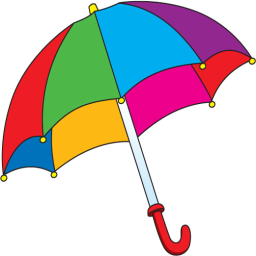
#> input picture lab12/umbrella.png, 256 x 256 px
$ jupyter execute 12_dbugajny_HW.ipynb
#> lines starting #> are read from the running program, lines starting #| are printed output that depends on the picture; after the words box and inside, x2 and y2 are one past the last pixel; in counts of white or black regions, pixels touching at a corner belong together
## Zadanie domowe: Segmentacja przez podział i łączenie

Omówioną procedurę segmentacji przez rozrost można określić jako podejście z dołu do góry, od szczegółu do ogółu (ang. *bottom-up*) - zaczynamy od pojedynczego piksela i dochodzimy do całego obrazu lub jego fragmentu.
Segmentację można również zacząć od całego obrazka i dokonywać jego podziału na fragmenty, które ew. mogą zostać później połączone.
Takie podejście można określić jako od góry do dołu, od ogółu do szczegółu (ang. *top-down*).

Niech $R$ oznacza cały obraz, a $Q$ wybrany predykat.
Sprawdzamy, czy zachodzi zależność $Q(R)= TRUE$.
Zwykle tak nie jest, gdyż to oznaczałoby obecność na obrazie tylko jednego obszaru o ''spójnych'' właściwościach, czyli segmentacja w takim przypadku byłaby zbędna (w szczególności zachodziłoby to dla obrazu jednorodnego).
Jeśli $Q(R) = FALSE$ dzielimy obszar $R$ na podobszary.
Zwykle stosuje się tutaj podział na cztery jednakowe kwadratowe podobszary.
Zilustrowano to na poniższym rysunku.

Podział ten można również opisać w formie drzewa, gdzie każdy wierzchołek może mieć dokładnie 4 następniki.
W takim ujęciu korzeń to cały obraz.
Dla nowo powstałych podobszrów $R_1, R_2, R_3, R_4$ sprawdzany jest predykat $Q$.
Jeśli nie jest on spełniony to następuje dalszy podział - w przykładzie na $R_{41}, R_{42}, R_{43}, R_{44}$.
Procedurę kontynuujemy do momentu kiedy wszystkie podobszary będą spójne.
Uwaga. Zwykle określa się minimalny rozmiar podobszaru (większy niż 1 piksel np. blok o rozmiarze $8 \times8$).

W wyniku powyższej procedury otrzymujemy podział obrazka, przy czym często się może zdarzyć, że leżące obok siebie podobszary będą spełniać predykat tj. $Q (R_i \cup R_j) = TRUE$ dla sąsiadujących $R_i$ i $R_j$.
Jest to sprzeczne z podpunktem *5* w warunkach segmentacji.
Zjawisko to eliminowane jest w procedurze łączenia.
Dla każdego z podobszarów sprawdza się jego sąsiadów i jeśli spełniony jest warunek $Q (R_i \cup R_j) = TRUE$  to następuje ich połączenie.
Procedura kontynuowana jest do momentu, kiedy niemożliwe jest dalsze łączenie.

Dla metody możliwe są również uproszczenia.
Przykładowo osłabia się warunek na łączenie z $Q (R_i \cup R_j) = TRUE$ na $Q (R_i)= TRUE i Q(R_j) = TRUE$, czyli warunki muszą być spełnione dla każdego podobszaru osobno, ale już nie dla połączenia.

Uwaga. Podobnie jak dla segmentacji przez rozrost, segmentacja przez podział i łączenie to też tylko pewna koncepcja (pewne ramy) algorytmu.
Stworzenie konkretnego rozwiązania jest zadaniem dla osoby realizującej dany system wizyjny i wymaga analizy konkretnego problemu.

Uwaga. Podany poniżej sposób implementacji nie jest ani jedynym z możliwych, ani optymalnym obliczeniowo.
Ma on za zadanie tylko zilustrować koncepcję tej metody segmentacji.

## Realizacja ćwiczenia

1. Wczytaj obraz *umbrella.png*.
   Dokonaj konwersji z BGR do RGB.
   Wyświetl go.
   Załóżmy, że chcemy dokonać segmentacji poszczególnych fragmentów kolorowego parasola.
   Nasz algorytm opierać się będzie na podejściu podziału i łączenia.
   Jako kryterium podziału zastosujemy ''jednorodność'' danego obszaru, którą można opisać poprzez odchylenie standardowe.
   Przy scalaniu będziemy brać pod uwagę średni ocień koloru tj. łączyć podobszary o zbliżonym odcieniu.

2. W pierwszym etapie należy dokonać konwersji do przestrzeni barw HSV.
   Następnie wybrać tylko składową H (tj. barwę).
   Można ją kontrolnie wyświetlić.

3. Procedurę podziału wygodnie jest zrealizować w formie rekurencji.
   Utwórz funkcję np. `split`, która jako argumenty przyjmować będzie obraz oraz cztery współrzędne analizowanego podobszaru.
   W pierwszym kroku należy wyciąć odpowiedni fragment oraz obliczyć dla niego średnią i odchylenie standardowe (`np.mean` oraz `np.std`).

4. Następnie sprawdzamy czy odchylenie jest mniejsze niż zadany przez nas próg (np. 0.05) oraz czy nie osiągnęliśmy limitu podziału (np. bok kwadratu 8 pikseli).
  Oba potrzebne progi możemy zrealizować za pomocą zmiennych globalnych dostępnych w Python (po prostu zadeklarowanych przed funkcją).
  Potrzeby rozmiar kwadratu obliczamy na podstawie współrzędnych (przekazanych do funkcji jako argumenty)

   Uwaga. Użycie zmiennych globalnych jest złą praktyką programistyczną i zachęcamy do ''opakowania'' obliczeń w klasę - nie jest to jednak obowiązkowe.

5. Jeśli podobszar nie jest jednorodny (tj. duże odchylenie standardowe) i nie osiągnęliśmy minimalnego rozmiaru podobszaru to dokonujemy podziału na cztery części.
      Wyznaczamy rozmiar aktualnego podobszaru (na podstawie jego współrzędnych).
      Z ich wykorzystaniem otrzymujemy cztery identyczne podobszary ($I1,I2,I3,I4$).

      Następnie dla każdego z nich wywołujemy funkcję `split` - rekurencja.
      Najtrudniejsze jest odpowiednie podanie współrzędnych.
      Mają to być **rzeczywiste** współrzędne podobszaru we współrzędnych globalnych (obrazu w pełnej rozdzielczości).
      Podpowiedź. Trzeba ''odpowiednio'' wykorzystać współrzędne podobszaru przed podziałem (tj. argumenty funkcji) oraz rozmiar podobszaru.
      Należy zwrócić uwagę na to, aby nie wystąpił błąd przesunięcia o 1 tj. współrzędna była większa/mniejsza o 1 od rzeczywistej.
      W razie wątpliwości warto sobie te parametry wypisać na konsolę lub użyć debugera.

6. Jeśli podobszar jest jednorodny lub nie możemy już dalej prowadzić podziału to:
   - zapisujemy indeks danego podobszaru: ` seg_res[y1:y2, x1:x2] = index`, gdzie: `seg_res` to globalna macierz o rozmiarze takim jak obraz wejściowy (typ *int16*), `y1,y2,x1,x2` to współrzędne podobszaru. W macierzy `seg_res` zapisywane będą obszary jednorodne.
  Zmienna `index` jest globalnym licznikiem podobszarów.
  Powinna zostać zainicjowana wartością 1 przed pierwszym wywołaniem funkcji `split`.
  Następnie, każdorazowo po przypisaniu należy ją inkrementować.
  Uwaga. Aby możliwa była modyfikacja zmiennej globalnej, należy wewnątrz funkcji dodać np. linijkę: `global seg_res`

  - zapisujemy średnią  podobszaru.
    Wykorzystujemy macierz globalną `MRes` oraz kod podobny do opisanego powyżej.
    Wartości te wykorzystamy przy etapie scalania.

  Uwaga. Podany sposób zapisu wyników podziału jest dość nieefektywny.
  Następuje powielenie tej samej informacji.
  Lepszym pomysłem byłoby wykorzystanie podejścia opartego o grafy, jednak jest ono trudniejsze do ''szybkiej'' implementacji.

7. Proszę wyświetlić macierze `seg_res` in `m_res`. Pierwsza powinna pokazywać podział na obszary - mniejsze lub większe kwadraty. Druga zasadniczo powinna wyglądać podobnie jak składowa H, tylko bardziej ''rozmazany''.

1. Drugi etap to łączenie.
   Idea jest nieco zbliżona do segmentacji przez rozrost.
   Wybieramy dany podobszar i analizujemy sąsiednie podobszary
   Jeśli są one podobne to dołączamy je do aktualnie rozpatrywanego.
   Za kryterium podobieństwa przyjmujemy niewielką różnicę w uśrednionym odcieniu barwy (składowa H).

2. Procedurę realizujemy wewnątrz pętli `while`.
   Warunkiem jej stopu jest przekroczenie przez licznik (np. `i`) wartości `index`, co oznacza, że przeanalizowane zostały wszystkie znalezione w pierwszym etapie podobszary.

3. W pierwszym kroku ''wycinamy'' maskę pikseli o rozpatrywanym indeksie tj. `ib = seg_res == i`.
   Dokonujemy też konwersji na typ *uint8*.
   Następnie sprawdzamy, czy maska zawiera elementy niezerowe tj. czy nie jest ''pusta'' - `np.any`.
   Taki przypadek może zajść jeśli pewien podobszar został dołączony do innego i zmienione zostały jego indeksy.
   Dla ''pustej'' maski inkrementujemy licznik `i` i przechodzimy do następnej iteracji - `continue`.

4. Dla rozpatrywanego podobszaru znajdujemy współrzędną lewego górnego rogu.
   Można to zrobić z wykorzystaniem składni: `(y, x) = np.nonzero(ib)` oraz  `first = (y[0], x[0])` - znajdywanie współrzędnych pierwszego niezerowego elementu.

5. Następnie należy znaleźć sąsiadów rozpatrywanego obszaru.
   Można wykorzystać dylatację maski ``ib`` z elementem strukturalnym w postaci kwadratu o rozmiarze $3 \times 3$ - `dil = cv2.dilate(ib, cv2.getStructuringElement(cv2.MORPH_RECT,(3,3)))`
      Następnie od maski po dylatacji odejmujemy maskę oryginalną.
      Otrzymujemy ''ramkę'', którą wykorzystujemy do ''wycięcia'' (mnożenie punktowe) fragmentu z macierzy `seg_res`.
      Z tego fragmentu wybieramy elementy niezerowe (np. w ten sposób `mult_nz = mult[np.nonzero(mult)]`) i unikalne (tj. eliminacja duplikatów) - `mult_uniq = np.unique(mult_nz)`.

6. Mając wektor z indeksami sąsiadów realizujemy pętlę w której dla każdego sąsiada:
    - wycinamy opowiadającą mu maską i znajdujemy jej lewy górny róg - w sposób analogiczny do opisanego powyżej,
	- sprawdzamy, czy moduł z różnicy pomiędzy średnimi odcieniami barwy w dwóch analizowanych podobszarach jest mniejszy od progu (np. $5/255$). Jeśli tak to łączymy obszary tj. sąsiadowi przypisujemy indeks rozpatrywanego  `seg_res[ibs] = i`, gdzie `ibs` - maska podobszaru sąsiedniego.
	Do poprawnego działania konieczna jest jeszcze flaga informująca czy nastąpiło połączenie.
	Jej wartość ustawiamy na 0 przed pętlą po sąsiednich podobszarach.
	Jeśli wystąpiło połączenie to wartość ustawiamy na jeden.

	Po pętli po sąsiadach sprawdzamy flagę.
	Jeśli ma ona wartość 0 tj. nie nastąpiło połączenie obszarów to licznik	`i` jest inkrementowany.

7. Uwaga. Obliczenia mogą chwilę trwać.
   Proszę wyświetlić macierz `seg_res`.
   Jeśli implementacja jest poprawna, to wynik segmentacji powinien być względnie dobry - wszystkie elementy parasolki wyodrębnione.

8. Na koniec zastosujemy jeszcze dwie proste metody filtracji wyników.
   Po pierwsze wyeliminujemy obszary o rozmiarze mniejszym niż zadany (np. 100 pikseli).
   W tym celu wyznaczamy wektor unikalnych indeksów: `unique = np.unique(seg_res)`.
   Następnie implementujemy pętlę `for` po tych indeksach.
   Wewnątrz wycinamy maskę dla rozpatrywanego indeksu i obliczamy jej pole (`sum`).
   Jeśli jest ono mniejsze niż próg to cały podobszar ''zerujemy'' - `seg_res[mask] = 0`, gdzie `mask` - maska podobszaru.

9. W drugim kroku przeprowadzamy przeindeksowanie indeksów na pierwsze N liczb całkowitych.
   Ponownie wyznaczamy unikalne indeksy.
   Następnie w pętli `for` wycinamy maskę o indeksie `U(ii)`, a do wyniku przypisujemy iterator pętli `seg_res[mask] = ii`.

10. Proszę poeksperymentować z różnymi parametrami.
    Wyniki proszę zaprezentować prowadzącemu.

[cell 1]
import os
import cv2
import matplotlib.pyplot as plt
import numpy as np

if not os.path.exists("umbrella.png") :
    !wget https://raw.githubusercontent.com/vision-agh/poc_sw/master/12_Segmentation/umbrella.png --no-check-certificate

img_umbrella = cv2.cvtColor(cv2.imread("umbrella.png"), cv2.COLOR_BGR2RGB)

plt.figure()
plt.imshow(img_umbrella)
plt.xticks([])
plt.yticks([])
plt.show()

[cell 2]
class Segmentation:
    def __init__(self, img, thr_split, thr_merge, min_size):
        self.img = img
        self.thr_split = thr_split
        self.thr_merge = thr_merge
        self.min_size = min_size
        self.seg_res = np.zeros((self.img.shape[0], self.img.shape[1]))
        self.m_res = np.zeros((self.img.shape[0], self.img.shape[1]))
        self.index = 1


    def split(self, wind, x1, x2, y1, y2):
        wind_size = x2 - x1
        std = np.std(wind)
        mean = np.mean(wind)
        if std < self.thr_split or wind_size <= self.min_size:
            self.seg_res[x1:x2, y1:y2] = self.index
            self.index += 1
            self.m_res[x1:x2, y1:y2] = mean
        else:
            self.split(wind[:wind_size//2, :wind_size//2], x1, x1 + wind_size//2, y1, y1 + wind_size//2)
            self.split(wind[:wind_size//2, wind_size//2:], x1, x1 + wind_size//2, y1 + wind_size//2, y2)
            self.split(wind[wind_size//2:, :wind_size//2], x1 + wind_size//2, x2, y1, y1 + wind_size//2)
            self.split(wind[wind_size//2:, wind_size//2:], x1 + wind_size//2, x2,  y1 + wind_size//2, y2)


    def merge(self):
        i = 1
        while i <= self.index:
            ib = (self.seg_res == i).astype('uint8')
            if not ib.any():
                i += 1
                continue
            x, y = np.nonzero(ib)
            f = (y[0], x[0])
            dil = cv2.dilate(ib, cv2.getStructuringElement(cv2.MORPH_RECT,(3,3)))
            frame = np.abs(dil.astype('int16') - ib.astype('int16')).astype('uint8')
            mult = frame * self.seg_res
            mult_nz = mult[np.nonzero(mult)]
            mult_uniq = np.unique(mult_nz)
            con = False
            for neighbour in mult_uniq:
                ibs = neighbour == self.seg_res
                if not ibs.any():
                    continue
                x, y = np.nonzero(ibs)
                f_n = (x[0], y[0])
                if abs(self.m_res[f] - self.m_res[f_n]) < self.thr_merge:
                    self.seg_res[ibs] = i
                    con = True
            if not con:
                i += 1

    def segmentation1(self):
        h, s, v = cv2.split(cv2.cvtColor(self.img, cv2.COLOR_RGB2HSV))
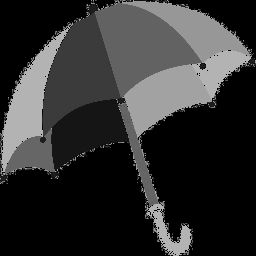
#> h: shape (256, 256); min 0, max 179, mean 48.2
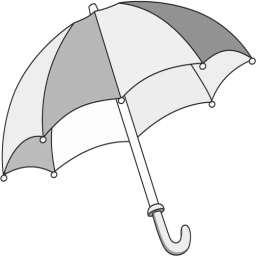
#> v: shape (256, 256); min 36, max 255, mean 233.6
        self.split(h, 0, h.shape[0], 0, h.shape[1])
#> in split, `std = np.std(wind)`: std = 64.71
#> in split, `mean = np.mean(wind)`: mean = 48.16
#> call 2 of split, with x1 = 0, x2 = 128, y1 = 0, y2 = 128
#> in split (call 2), `std = np.std(wind)`: std = 59.69
#> in split (call 2), `std = np.std(wind)`:
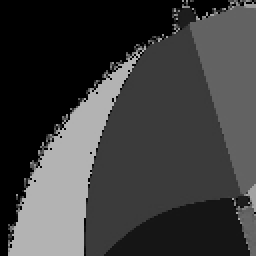
#> wind: shape (128, 128) (shown 2 times larger); min 0, max 179, mean 61.3
#> in split (call 2), `mean = np.mean(wind)`: mean = 61.34
#> in split (call 4), `std = np.std(wind)`: wind: shape (32, 32); every value is 0
#> in split (call 4), `self.m_res[x1:x2, y1:y2] = mean`: self.m_res: shape (256, 256) float64; every value is 0
#> in split (call 12), `std = np.std(wind)`: std = 11.16
#> in split (call 12), `mean = np.mean(wind)`: mean = 1.41
#> in split (call 12), `self.m_res[x1:x2, y1:y2] = mean`:
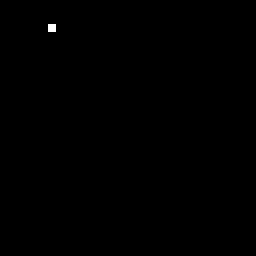
#> self.m_res: shape (256, 256) float64; values 0 (black) and 1.41 (white), 0.1% white; 1 white region, box (x1, y1, x2, y2) and area: (48, 24, 56, 32) 64
#> in split (call 13), `self.m_res[x1:x2, y1:y2] = mean`: self.m_res: shape (256, 256) float64; 0.1% of pixels changed, all inside (x1, y1, x2, y2) = (56, 24, 64, 32)
#> in split (call 22), `self.m_res[x1:x2, y1:y2] = mean`: self.m_res: shape (256, 256) float64; min 0, max 19.8, mean 0.0345
#> in split (call 23), `std = np.std(wind)`: std = 80.74
#> in split (call 23), `std = np.std(wind)`:
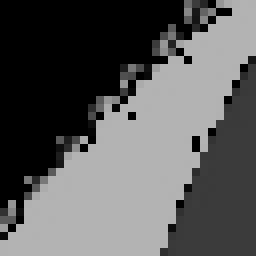
#> wind: shape (32, 32) (shown 8 times larger); min 0, max 179, mean 90.7
#> in split (call 23), `mean = np.mean(wind)`: mean = 90.69
#> in split (call 28), `self.m_res[x1:x2, y1:y2] = mean`: self.m_res: shape (256, 256) float64; min 0, max 39.62, mean 0.1
#> in split (call 30), `self.m_res[x1:x2, y1:y2] = mean`: self.m_res: shape (256, 256) float64; min 0, max 39.62, mean 0.1
#> in split (call 31), `self.m_res[x1:x2, y1:y2] = mean`: self.m_res: shape (256, 256) float64; min 0, max 148.1, mean 0.2
#> in split (call 32), `self.m_res[x1:x2, y1:y2] = mean`: self.m_res: shape (256, 256) float64; min 0, max 158, mean 0.4
#> in split (call 33), `std = np.std(wind)`: std = 64.3
#> in split (call 33), `mean = np.mean(wind)`: mean = 124.9
#> in split (call 33), `self.m_res[x1:x2, y1:y2] = mean`:
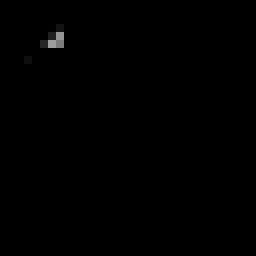
#> self.m_res: shape (256, 256) float64; min 0, max 158, mean 0.5
#> in split (call 35), `self.m_res[x1:x2, y1:y2] = mean`: self.m_res: shape (256, 256) float64; 0.1% of pixels changed, all inside (x1, y1, x2, y2) = (32, 48, 40, 56)
#> in split (call 36), `self.m_res[x1:x2, y1:y2] = mean`: self.m_res: shape (256, 256) float64; min 0, max 158, mean 0.7
#> in split (call 37), `std = np.std(wind)`: std = 63.43
#> in split (call 37), `mean = np.mean(wind)`: mean = 146
#> in split (call 37), `self.m_res[x1:x2, y1:y2] = mean`:
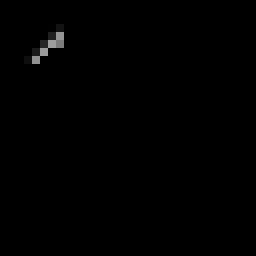
#> self.m_res: shape (256, 256) float64; min 0, max 158, mean 0.8
#> in split (call 38), `self.m_res[x1:x2, y1:y2] = mean`: self.m_res: shape (256, 256) float64; 0.1% of pixels changed, all inside (x1, y1, x2, y2) = (40, 56, 48, 64)
#> in split (call 40), `self.m_res[x1:x2, y1:y2] = mean`: self.m_res: shape (256, 256) float64; min 0, max 179, mean 1.2
        self.merge()
        plt.figure(figsize=(10,10))
        plt.subplot(221)
        plt.imshow(self.img)
        plt.title('Oryginalny obraz')
        plt.axis('off')
        plt.subplot(222)
        plt.imshow(h)
        plt.title('H')
        plt.axis('off')
        plt.subplot(223)
        plt.imshow(self.m_res)
        plt.title('Macierz średnich')
        plt.axis('off')
        plt.subplot(224)
        plt.imshow(self.seg_res)
        plt.title('Rezultat')
        plt.axis('off')
        plt.show()

    def segm2(self, s):
#> called with s = 20
        unique = np.unique(self.seg_res)
#> unique = 1540 values from 1 to 1540
        for index in unique:
            mask = index == self.seg_res
            if np.sum(mask) < s:
                self.seg_res[mask] = 0
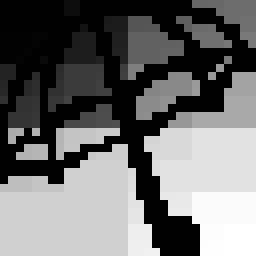
#> self.seg_res: shape (256, 256) float64; min 0, max 1540, mean 655.5; drawn with min black and max white
        unique = np.unique(self.seg_res)
#> unique = 225 values from 0 to 1540
        for ii, U in enumerate(unique):
            mask = U == self.seg_res
            self.seg_res[mask] = ii
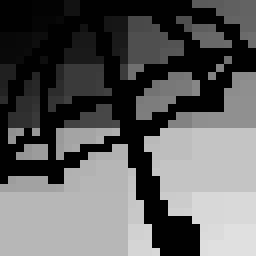
#> self.seg_res: shape (256, 256) float64; min 0, max 224, mean 95

    def segmentation2(self, size):
        h, s, v = cv2.split(cv2.cvtColor(self.img, cv2.COLOR_RGB2HSV))
        self.split(h, 0, h.shape[0], 0, h.shape[1])
        self.segm2(size)

        plt.figure(figsize=(10,10))
        plt.subplot(221)
        plt.imshow(self.img)
        plt.title('Oryginalny obraz')
        plt.axis('off')
        plt.subplot(222)
        plt.imshow(h)
        plt.title('H')
        plt.axis('off')
        plt.subplot(223)
        plt.imshow(self.m_res)
        plt.title('Macierz średnich')
        plt.axis('off')
        plt.subplot(224)
        plt.imshow(self.seg_res)
        plt.title('Rezultat')
        plt.axis('off')
        plt.show()
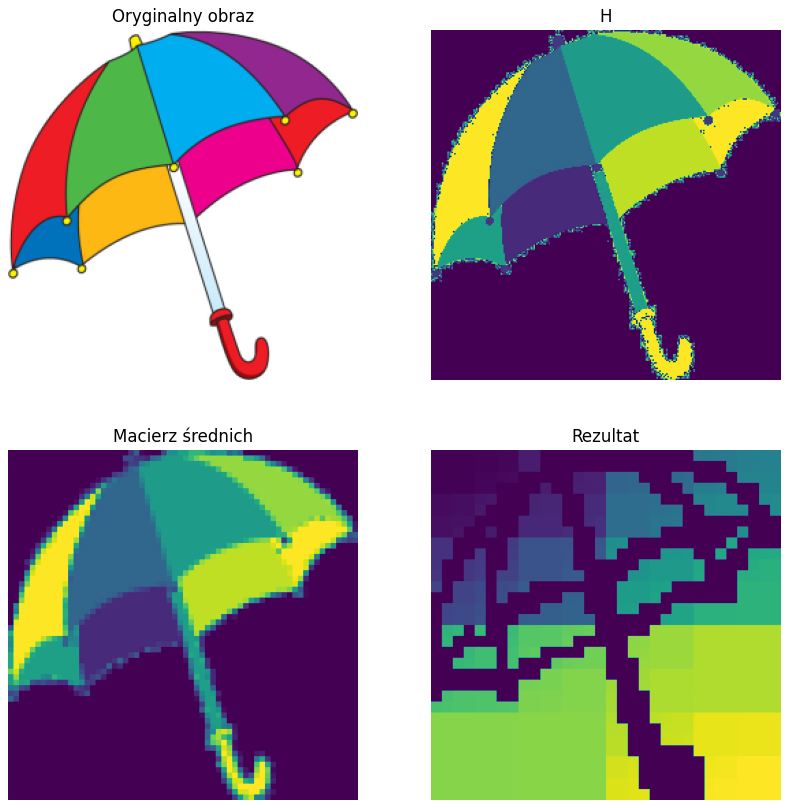
#> figure drawn by matplotlib, 4 panels
